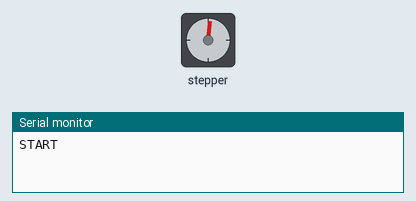
This sketch was run on a simulated Arduino Uno, built with avr-gcc and run on an emulated ATmega328P. On the bench: stepper motor, the last lines printed to the serial monitor. Stepper angles assume 200 steps per turn.

Above: at 0.15 s.
At 9.83 s:
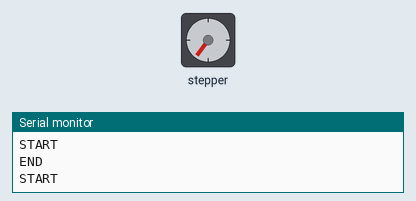
At 19.81 s:
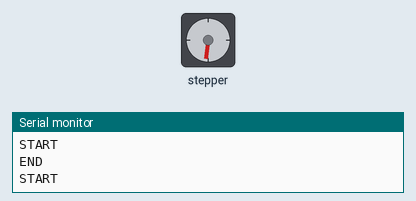
At 39.77 s:
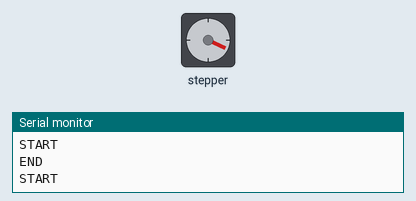
Timing chart, 0 to 40.0 s (numbered marks = the images above):
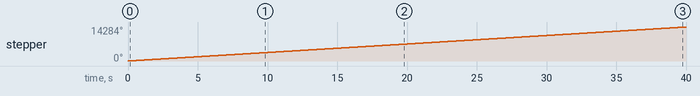

The sketch:

L293D_pancake.ino
```cpp
#include<Stepper.h>

const int m_pin1=8;
const int m_pin2=9;
const int m_pin3=12;
const int m_pin4=13;

/*const int n_pin1=3;
const int n_pin2=4;
const int n_pin3=5;
const int n_pin4=6;*/

Stepper myStepper1= Stepper(200,m_pin1,m_pin2,m_pin3,m_pin4);
/*Stepper myStepper2=Stepper(200,n_pin1,n_pin2,n_pin3,n_pin4);*/
void setup() {
  // put your setup code here, to run once:
  Serial.begin(9600);
   myStepper1.setSpeed(60);
}

void loop() {
  // put your main code here, to run repeatedly:
  Serial.println("START");
  myStepper1.step(80);
  //myStepper2.setSpeed(100);
  //myStepper2.step(80);
  Serial.println("END");

}
```

Measured:
- by itself, stepper: keeps turning clockwise at about 357°/s
